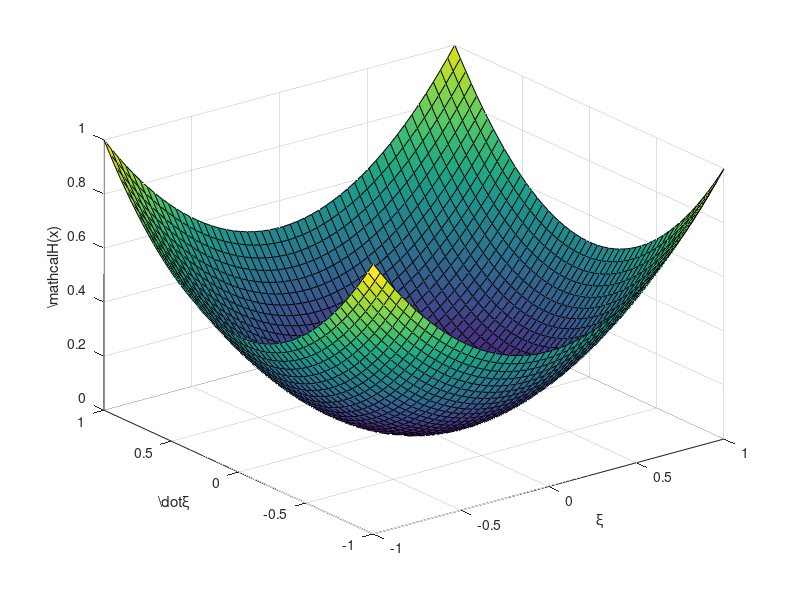
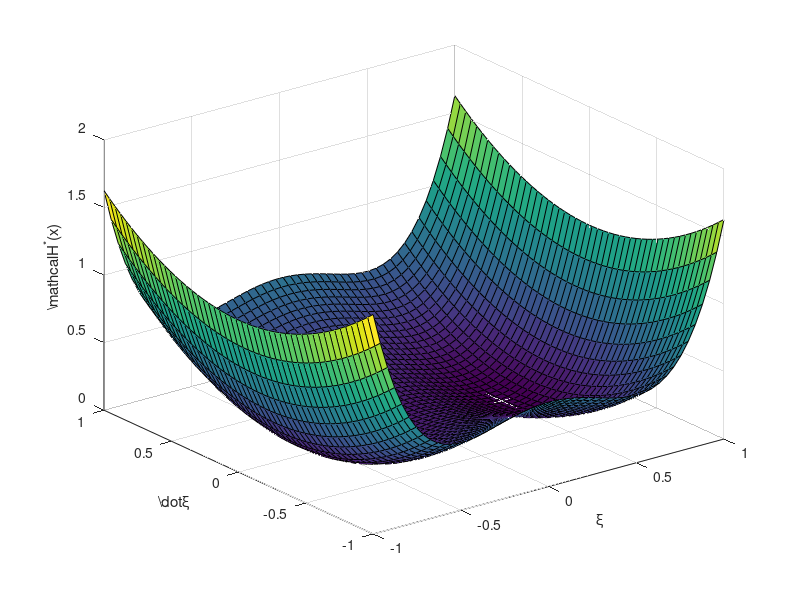

The MATLAB script that drew these images, in order: (Note: this script raises an error after producing the figures.)
close all 
clear all
%
k = 1;
b = 0.5;
di = 0;
x0 = [-.9,0];
Tsim = 40;

%% PLOT ENERGY FUNCTIONS
xx = linspace(-1,1,50);
[X,Y] = meshgrid(xx,xx);
% Autonomous system
H = (Y.^2)./2 + k.*(X.^2)./2;
figure()
surf(X,Y,H)
xlabel('\xi')
ylabel('\dot{\xi}')
zlabel('\mathcal{H}(x)')

% EB-PBC controlled system
Hs = 2.*X.^4 - X.^2 + (Y.^2)./2 + 1/8;
figure()
surf(X,Y,Hs)
xlabel('\xi')
ylabel('\dot{\xi}')
zlabel('\mathcal{H}^*(x)')

%% Simulate Autonomous and Controlled Systems
opts = odeset('RelTol',1e-3,'AbsTol',1e-4);
% Autonomous
[tl,xl] = ode45(@(t,x) lsys(t,x,k,b),[0,Tsim],x0,opts);
% EB-PBC controlled system
[tnl,xnl] = ode45(@(t,x) nlsys(t,x,b,di),[0,Tsim],x0,opts);
% plot state-space trajectories
figure()
plot(tl,xl)
hold on
plot(tnl,xnl)
%
figure()
subplot(121)
[~,h] = contourf(X,Y,H,[0,.5/8,1/8,1/4,3/8,.5,5/8,6/8,7/8,1,1+1/8]);
set(h,'linestyle','none');
hold on
plot(xl(:,1),xl(:,2),'k','LineWidth',1.5)
plot(0,0,'ok')
subplot(122)
[~,h] = contourf(X,Y,Hs,[0,.5/8,1/8,1/4,3/8,.5,5/8,6/8,7/8,1,1+1/8]);
set(h,'linestyle','none');
%
hold on
plot(xnl(:,1),xnl(:,2),'k','LineWidth',1.5)
plot([-.5;0;.5],[0,0,0],'ok')
%colorbar('location','Manual', 'position', [0.93 0.1 0.02 0.81]);
%
%% Save things in .dat
dataH = [ X(:) Y(:) H(:) ];
save H.dat dataH -ASCII
%
dataHs = [ X(:) Y(:) Hs(:) ];
save Hs.dat dataHs -ASCII

%% Functions Definition
% Linear System
function dxdt = lsys(t,x,k,b)
   dxdt = [x(2);...
          -k*x(1)-b*x(2)]; 
end
% Nonlinear System
function dxdt = nlsys(t,x,b,di)
    dxdt = [x(2);...
           -8*(x(1)^3)+2*x(1)-(b+di)*x(2)];
end
